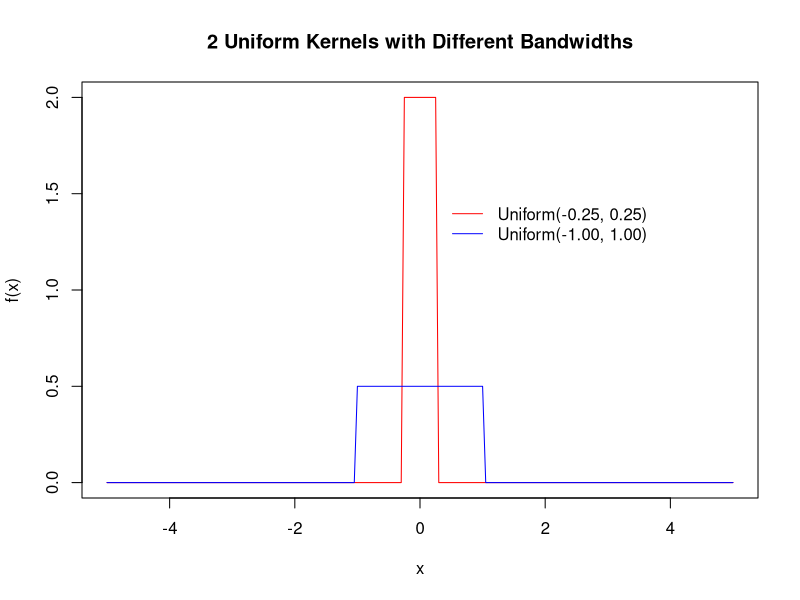
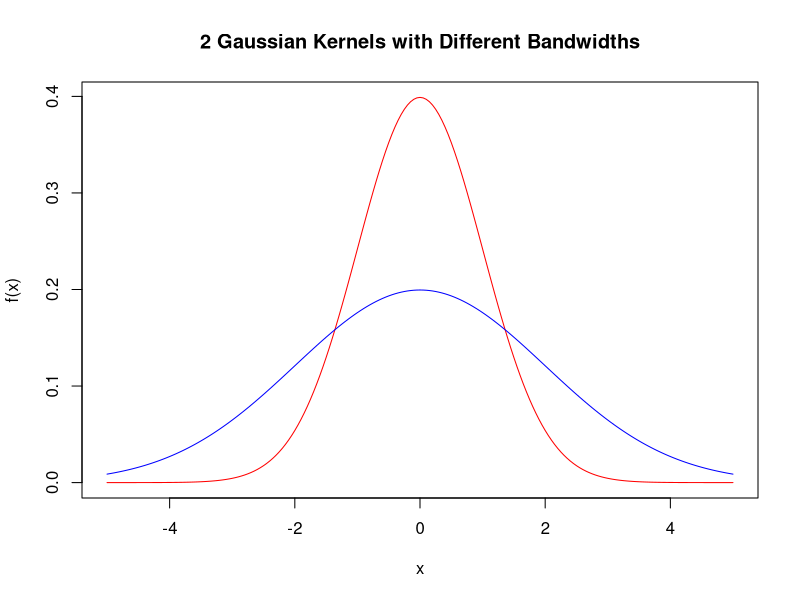

The R source for these figures, in order:
## ---- chunk 1
x <- seq(-5, 5, by=0.05)
## ---- chunk 2
uniform1 <- dunif(x, min=-0.25, max=0.25)
uniform2 <- dunif(x, min=-1.0, max=1.0)
## ---- chunk 3
plot(x, uniform1, type='l', ylab='f(x)', xlab='x', main = '2 Uniform Kernels with Different Bandwidths', col = 'red')

# add plot of second kernel function
lines(x, uniform2, col='blue')

# add legend
legend(0.28, 1.5, c('Uniform(-0.25, 0.25)', 'Uniform(-1.00, 1.00)'), lty = c(1,1), col = c('red', 'blue'), box.lwd = 0)
## ---- chunk 4
norm1 <- dnorm(x, mean=0, sd=1)
norm2 <- dnorm(x, mean=0, sd=2)
## ---- chunk 5
plot(x, norm1, type='l', ylab='f(x)', xlab='x', main = '2 Gaussian Kernels with Different Bandwidths', col = 'red')

# add plot of second kernel function
lines(x, norm2, col='blue')

# add legend
legend(0.28, 1.5, c('Normal(0, 1)', 'Normal(0, 2)'), lty = c(1,1), col = c('red', 'blue'), box.lwd = 0)

